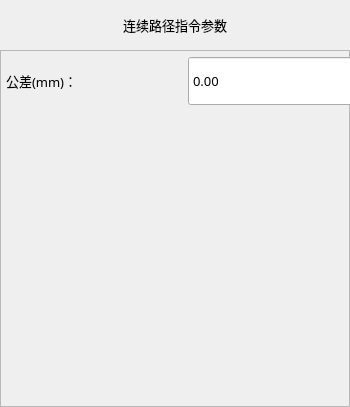
<?xml version="1.0" encoding="UTF-8"?>
<ui version="4.0">
 <class>FormActPath</class>
 <widget class="QWidget" name="FormActPath">
  <property name="geometry">
   <rect>
    <x>0</x>
    <y>0</y>
    <width>350</width>
    <height>407</height>
   </rect>
  </property>
  <property name="minimumSize">
   <size>
    <width>350</width>
    <height>407</height>
   </size>
  </property>
  <property name="maximumSize">
   <size>
    <width>700</width>
    <height>815</height>
   </size>
  </property>
  <property name="font">
   <font>
    <family>微软雅黑</family>
    <pointsize>10</pointsize>
    <weight>50</weight>
    <italic>false</italic>
    <bold>false</bold>
   </font>
  </property>
  <property name="windowTitle">
   <string notr="true">等待信号</string>
  </property>
  <property name="styleSheet">
   <string notr="true"/>
  </property>
  <layout class="QVBoxLayout" name="verticalLayout">
   <property name="spacing">
    <number>0</number>
   </property>
   <property name="margin">
    <number>0</number>
   </property>
   <item>
    <widget class="QLabel" name="labelParaTitle">
     <property name="sizePolicy">
      <sizepolicy hsizetype="Preferred" vsizetype="Fixed">
       <horstretch>0</horstretch>
       <verstretch>0</verstretch>
      </sizepolicy>
     </property>
     <property name="minimumSize">
      <size>
       <width>0</width>
       <height>50</height>
      </size>
     </property>
     <property name="font">
      <font>
       <family>微软雅黑</family>
       <pointsize>10</pointsize>
       <weight>50</weight>
       <bold>false</bold>
      </font>
     </property>
     <property name="styleSheet">
      <string notr="true">QLabel#labelParaTitle
{
	color: black;
	border-image: url(:/img/widget/Panel.png) 0 4 0 4;
	border-left: 4px transparent;
	border-right: 4px transparent;
}
</string>
     </property>
     <property name="text">
      <string>连续路径指令参数</string>
     </property>
     <property name="alignment">
      <set>Qt::AlignCenter</set>
     </property>
    </widget>
   </item>
   <item>
    <widget class="QFrame" name="frameActPath">
     <property name="font">
      <font>
       <family>微软雅黑</family>
       <pointsize>10</pointsize>
       <weight>50</weight>
       <italic>false</italic>
       <bold>false</bold>
      </font>
     </property>
     <property name="styleSheet">
      <string notr="true"/>
     </property>
     <property name="frameShape">
      <enum>QFrame::StyledPanel</enum>
     </property>
     <property name="frameShadow">
      <enum>QFrame::Plain</enum>
     </property>
     <layout class="QGridLayout" name="gridLayout">
      <property name="margin">
       <number>5</number>
      </property>
      <item row="0" column="0">
       <widget class="QLabel" name="labelPath">
        <property name="sizePolicy">
         <sizepolicy hsizetype="Expanding" vsizetype="Preferred">
          <horstretch>0</horstretch>
          <verstretch>0</verstretch>
         </sizepolicy>
        </property>
        <property name="minimumSize">
         <size>
          <width>160</width>
          <height>50</height>
         </size>
        </property>
        <property name="maximumSize">
         <size>
          <width>16777215</width>
          <height>50</height>
         </size>
        </property>
        <property name="font">
         <font>
          <family>微软雅黑</family>
          <pointsize>10</pointsize>
          <weight>50</weight>
          <italic>false</italic>
          <bold>false</bold>
         </font>
        </property>
        <property name="text">
         <string>公差(mm)：</string>
        </property>
       </widget>
      </item>
      <item row="0" column="2">
       <widget class="xDoubleSpinBox" name="BoxPath">
        <property name="sizePolicy">
         <sizepolicy hsizetype="Expanding" vsizetype="Fixed">
          <horstretch>0</horstretch>
          <verstretch>0</verstretch>
         </sizepolicy>
        </property>
        <property name="minimumSize">
         <size>
          <width>200</width>
          <height>50</height>
         </size>
        </property>
        <property name="maximumSize">
         <size>
          <width>200</width>
          <height>50</height>
         </size>
        </property>
        <property name="font">
         <font>
          <family>微软雅黑</family>
          <pointsize>10</pointsize>
          <weight>50</weight>
          <bold>false</bold>
         </font>
        </property>
        <property name="styleSheet">
         <string notr="true"/>
        </property>
        <property name="alignment">
         <set>Qt::AlignLeading|Qt::AlignLeft|Qt::AlignVCenter</set>
        </property>
        <property name="buttonSymbols">
         <enum>QAbstractSpinBox::NoButtons</enum>
        </property>
        <property name="decimals">
         <number>2</number>
        </property>
        <property name="maximum">
         <double>500.000000000000000</double>
        </property>
        <property name="singleStep">
         <double>0.010000000000000</double>
        </property>
       </widget>
      </item>
      <item row="1" column="1">
       <spacer name="verticalSpacer">
        <property name="orientation">
         <enum>Qt::Vertical</enum>
        </property>
        <property name="sizeHint" stdset="0">
         <size>
          <width>20</width>
          <height>40</height>
         </size>
        </property>
       </spacer>
      </item>
     </layout>
    </widget>
   </item>
  </layout>
 </widget>
 <customwidgets>
  <customwidget>
   <class>xDoubleSpinBox</class>
   <extends>QDoubleSpinBox</extends>
   <header>xdoublespinbox.h</header>
   <slots>
    <signal>clicked()</signal>
   </slots>
  </customwidget>
 </customwidgets>
 <resources/>
 <connections>
  <connection>
   <sender>BoxPath</sender>
   <signal>clicked()</signal>
   <receiver>FormActPath</receiver>
   <slot>inputPath()</slot>
   <hints>
    <hint type="sourcelabel">
     <x>213</x>
     <y>69</y>
    </hint>
    <hint type="destinationlabel">
     <x>147</x>
     <y>200</y>
    </hint>
   </hints>
  </connection>
 </connections>
 <slots>
  <slot>inputPath()</slot>
 </slots>
</ui>
